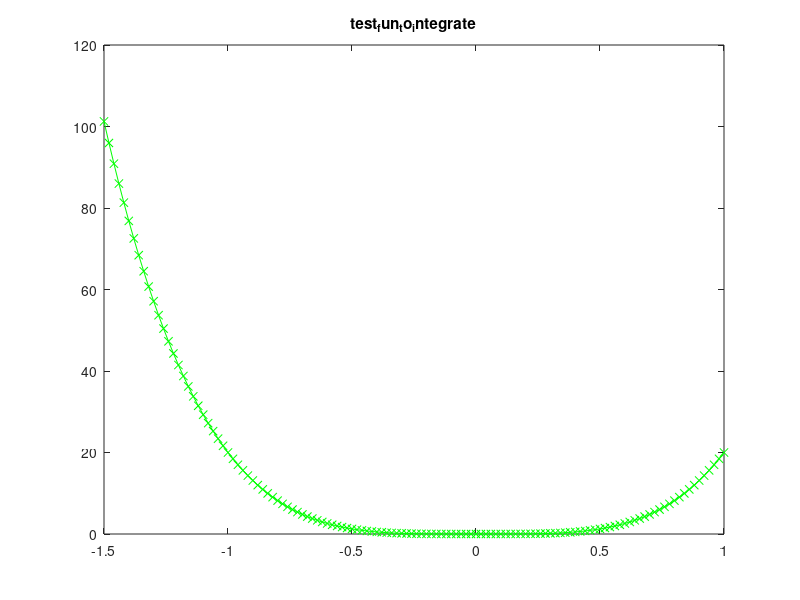

The MATLAB source for this figure: (Note: this script raises an error after producing the figure.)
% ========================================================================================
% ========================================================================================

function resultBoolean = gaussIntegrationTest()

  addpath( genpath( [ pwd filesep '..' filesep 'src'] ));

  plots_boolean = true ;

  point_nums_to_test = [ 1:10 12 14 16 28  ] ;
%  point_nums_to_test = [ 1:10    ]
  int_values = zeros( size(point_nums_to_test) ) ;

  a = -1.5 ;  b =  1 ;
  %analyInt = -50*.5 + -50*1*.5 + 100*.5*.5 + 100*.5  ;
  analyInt = 20 * ( b^5/5 - a^5/5 )  ;

  xs = -1.5:.02:1;
  ys = 0;
  for i=1:length(xs)
    ys(i) = test_fun_to_integrate(xs(i));
  end

  if plots_boolean
    figure
    plot( xs, ys, 'g-x' )
    title('test_fun_to_integrate')
  end

  for j=1:length( point_nums_to_test)
    [xIntPoints, wIntPoints] = gaussPointsAndWeights ( point_nums_to_test(j) ) ;

    for k=1:length(xIntPoints)
      int_values(j) = int_values(j) + ...
                      wIntPoints(k) * test_fun_to_integrate( (b-a)/2 * xIntPoints(k) + (a+b)/2 ) * ( (b-a) /2 ) ;
    end
  end
  
  if plots_boolean
%    numericalInt = quadl( 'test_fun_to_integrate', a, b )
    figure
    plot(point_nums_to_test, int_values,'b-x')
    hold on, grid on
    plot(point_nums_to_test, analyInt*ones(size(point_nums_to_test)),'r-o')
  end

int_values(3:end)
analyInt*ones(1,length(point_nums_to_test)-2)

  resultBoolean = max( abs( int_values(3:end) - analyInt*ones(1,length(point_nums_to_test)-2) ) ) / abs( analyInt ) < 1e-8 ;

% ========================================================================================
% ========================================================================================
function ys = test_fun_to_integrate( xinput )
  ys = 20 * xinput .^ 4 ;
